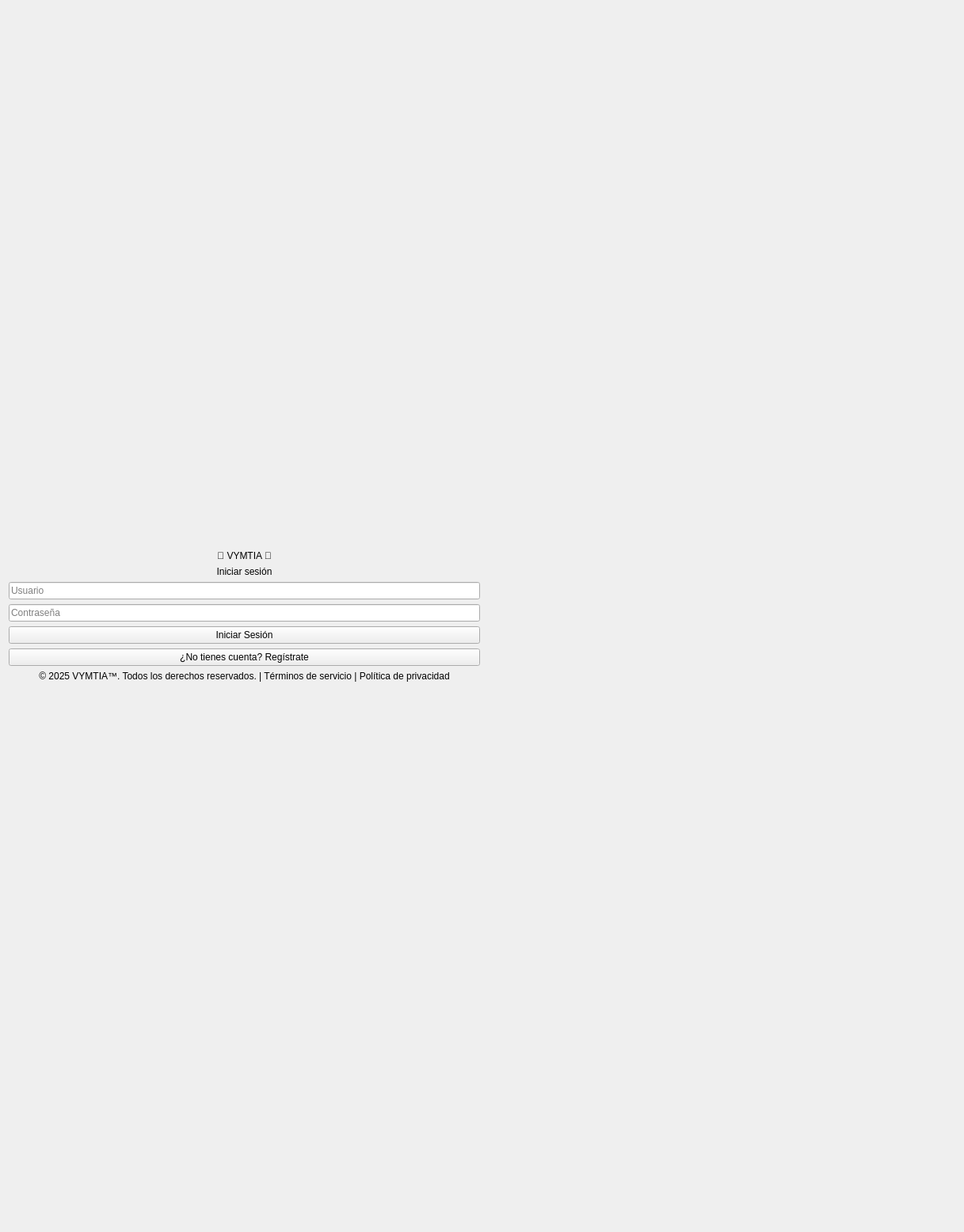
<?xml version="1.0" encoding="UTF-8"?>
<ui version="4.0">
 <class>AuthWindow</class>
 <widget class="QWidget" name="AuthWindow">
  <property name="geometry">
   <rect>
    <x>0</x>
    <y>0</y>
    <width>1217</width>
    <height>1556</height>
   </rect>
  </property>
  <property name="sizePolicy">
   <sizepolicy hsizetype="Expanding" vsizetype="Preferred">
    <horstretch>0</horstretch>
    <verstretch>0</verstretch>
   </sizepolicy>
  </property>
  <layout class="QHBoxLayout" name="mainLayout">
   <item>
    <layout class="QVBoxLayout" name="formLayout">
     <item><spacer name="verticalSpacerTop"><property name="orientation"><enum>Qt::Vertical</enum></property><property name="sizeHint" stdset="0"><size><width>20</width><height>40</height></size></property></spacer></item>
     <item><widget class="QLabel" name="mainTitle"><property name="text"><string>🔱 VYMTIA 🔱</string></property><property name="alignment"><set>Qt::AlignCenter</set></property></widget></item>
     <item><widget class="QLabel" name="subTitle"><property name="text"><string>Iniciar sesión</string></property><property name="alignment"><set>Qt::AlignCenter</set></property></widget></item>
     <item><widget class="QLineEdit" name="usernameLineEdit"><property name="placeholderText"><string>Usuario</string></property></widget></item>
     <item><widget class="QLineEdit" name="passwordLineEdit"><property name="echoMode"><enum>QLineEdit::Password</enum></property><property name="placeholderText"><string>Contraseña</string></property></widget></item>
     <item><widget class="QPushButton" name="authButton"><property name="text"><string>Iniciar Sesión</string></property></widget></item>
     <item><widget class="QPushButton" name="toggleButton"><property name="text"><string>¿No tienes cuenta? Regístrate</string></property></widget></item>

     <!-- NUEVO FOOTER -->
     <item><widget class="QLabel" name="footerLabel"><property name="text"><string>© 2025 VYMTIA™. Todos los derechos reservados. | Términos de servicio | Política de privacidad</string></property><property name="alignment"><set>Qt::AlignCenter</set></property></widget></item>

     <item><spacer name="verticalSpacerBottom"><property name="orientation"><enum>Qt::Vertical</enum></property><property name="sizeHint" stdset="0"><size><width>20</width><height>40</height></size></property></spacer></item>
    </layout>
   </item>
   <item>
    <layout class="QVBoxLayout" name="imageLayout">
     <item>
      <widget class="QLabel" name="imageLabel">
       <property name="sizePolicy"><sizepolicy hsizetype="Expanding" vsizetype="Expanding"><horstretch>0</horstretch><verstretch>0</verstretch></sizepolicy></property>
       <property name="lineWidth"><number>2</number></property>
       <property name="pixmap"><pixmap resource="resources.qrc">:/images/login.png</pixmap></property>
       <property name="scaledContents"><bool>false</bool></property>
       <property name="alignment"><set>Qt::AlignCenter</set></property>
      </widget>
     </item>
    </layout>
   </item>
  </layout>
 </widget>
 <resources>
  <include location="resources.qrc"/>
 </resources>
 <connections/>
</ui>
